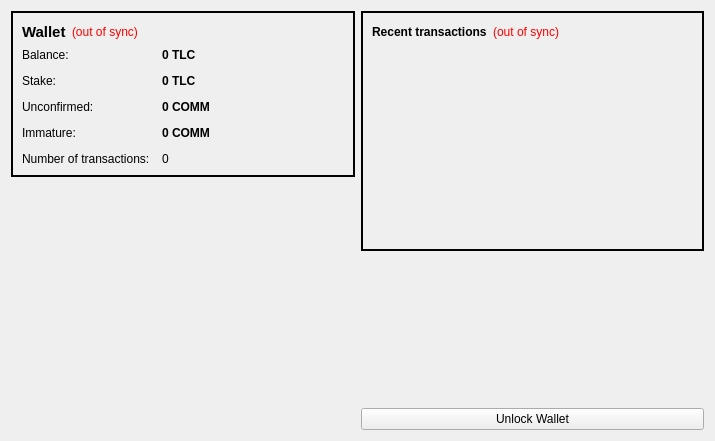
<?xml version="1.0" encoding="UTF-8"?>
<ui version="4.0">
 <class>OverviewPage</class>
 <widget class="QWidget" name="OverviewPage">
  <property name="geometry">
   <rect>
    <x>0</x>
    <y>0</y>
    <width>715</width>
    <height>441</height>
   </rect>
  </property>
  <property name="windowTitle">
   <string>Form</string>
  </property>
  <layout class="QHBoxLayout" name="horizontalLayout" stretch="1,1">
   <item>
    <layout class="QVBoxLayout" name="verticalLayout_2">
     <item>
      <widget class="QFrame" name="frame">
       <property name="styleSheet">
        <string notr="true">#frame {
border: 2px solid #010101;
}</string>
       </property>
       <property name="frameShape">
        <enum>QFrame::StyledPanel</enum>
       </property>
       <property name="frameShadow">
        <enum>QFrame::Raised</enum>
       </property>
       <layout class="QVBoxLayout" name="verticalLayout_4">
        <item>
         <layout class="QHBoxLayout" name="horizontalLayout_4">
          <item>
           <widget class="QLabel" name="label_5">
            <property name="font">
             <font>
              <pointsize>11</pointsize>
              <weight>75</weight>
              <bold>true</bold>
             </font>
            </property>
            <property name="text">
             <string>Wallet</string>
            </property>
           </widget>
          </item>
          <item>
           <widget class="QLabel" name="labelWalletStatus">
            <property name="toolTip">
             <string>The displayed information may be out of date. Your wallet automatically synchronizes with the TheLeisureCoin network after a connection is established, but this process has not completed yet.</string>
            </property>
            <property name="styleSheet">
             <string notr="true">QLabel { color: red; }</string>
            </property>
            <property name="text">
             <string notr="true">(out of sync)</string>
            </property>
            <property name="alignment">
             <set>Qt::AlignLeading|Qt::AlignLeft|Qt::AlignVCenter</set>
            </property>
           </widget>
          </item>
          <item>
           <spacer name="horizontalSpacer_2">
            <property name="orientation">
             <enum>Qt::Horizontal</enum>
            </property>
            <property name="sizeHint" stdset="0">
             <size>
              <width>40</width>
              <height>20</height>
             </size>
            </property>
           </spacer>
          </item>
         </layout>
        </item>
        <item>
         <layout class="QFormLayout" name="formLayout_2">
          <property name="fieldGrowthPolicy">
           <enum>QFormLayout::AllNonFixedFieldsGrow</enum>
          </property>
          <property name="horizontalSpacing">
           <number>12</number>
          </property>
          <property name="verticalSpacing">
           <number>12</number>
          </property>
          <item row="0" column="0">
           <widget class="QLabel" name="label">
            <property name="text">
             <string>Balance:</string>
            </property>
           </widget>
          </item>
          <item row="0" column="1">
           <widget class="QLabel" name="labelBalance">
            <property name="font">
             <font>
              <weight>75</weight>
              <bold>true</bold>
             </font>
            </property>
            <property name="cursor">
             <cursorShape>IBeamCursor</cursorShape>
            </property>
            <property name="toolTip">
             <string>Your current balance</string>
            </property>
            <property name="text">
             <string notr="true">0 TLC</string>
            </property>
            <property name="textInteractionFlags">
             <set>Qt::LinksAccessibleByMouse|Qt::TextSelectableByKeyboard|Qt::TextSelectableByMouse</set>
            </property>
           </widget>
          </item>
          <item row="1" column="0">
           <widget class="QLabel" name="label_6">
            <property name="text">
             <string>Stake:</string>
            </property>
           </widget>
          </item>
          <item row="1" column="1">
           <widget class="QLabel" name="labelStake">
            <property name="font">
             <font>
              <weight>75</weight>
              <bold>true</bold>
             </font>
            </property>
            <property name="cursor">
             <cursorShape>IBeamCursor</cursorShape>
            </property>
            <property name="toolTip">
             <string>Total of coins that was staked, and do not yet count toward the current balance</string>
            </property>
            <property name="text">
             <string notr="true">0 TLC</string>
            </property>
            <property name="textInteractionFlags">
             <set>Qt::LinksAccessibleByMouse|Qt::TextSelectableByKeyboard|Qt::TextSelectableByMouse</set>
            </property>
           </widget>
          </item>
          <item row="2" column="0">
           <widget class="QLabel" name="label_3">
            <property name="text">
             <string>Unconfirmed:</string>
            </property>
           </widget>
          </item>
          <item row="2" column="1">
           <widget class="QLabel" name="labelUnconfirmed">
            <property name="font">
             <font>
              <weight>75</weight>
              <bold>true</bold>
             </font>
            </property>
            <property name="cursor">
             <cursorShape>IBeamCursor</cursorShape>
            </property>
            <property name="toolTip">
             <string>Total of transactions that have yet to be confirmed, and do not yet count toward the current balance</string>
            </property>
            <property name="text">
             <string notr="true">0 COMM</string>
            </property>
            <property name="textInteractionFlags">
             <set>Qt::LinksAccessibleByMouse|Qt::TextSelectableByKeyboard|Qt::TextSelectableByMouse</set>
            </property>
           </widget>
          </item>
          <item row="3" column="0">
           <widget class="QLabel" name="labelImmatureText">
            <property name="text">
             <string>Immature:</string>
            </property>
           </widget>
          </item>
          <item row="3" column="1">
           <widget class="QLabel" name="labelImmature">
            <property name="font">
             <font>
              <weight>75</weight>
              <bold>true</bold>
             </font>
            </property>
            <property name="toolTip">
             <string>Mined balance that has not yet matured</string>
            </property>
            <property name="text">
             <string notr="true">0 COMM</string>
            </property>
            <property name="textInteractionFlags">
             <set>Qt::LinksAccessibleByMouse|Qt::TextSelectableByKeyboard|Qt::TextSelectableByMouse</set>
            </property>
           </widget>
          </item>
          <item row="4" column="0">
           <widget class="QLabel" name="label_2">
            <property name="text">
             <string>Number of transactions:</string>
            </property>
           </widget>
          </item>
          <item row="4" column="1">
           <widget class="QLabel" name="labelNumTransactions">
            <property name="toolTip">
             <string>Total number of transactions in wallet</string>
            </property>
            <property name="text">
             <string notr="true">0</string>
            </property>
           </widget>
          </item>
         </layout>
        </item>
       </layout>
      </widget>
     </item>
     <item>
      <spacer name="verticalSpacer">
       <property name="orientation">
        <enum>Qt::Vertical</enum>
       </property>
       <property name="sizeHint" stdset="0">
        <size>
         <width>20</width>
         <height>40</height>
        </size>
       </property>
      </spacer>
     </item>
     <item>
      <widget class="QLabel" name="label_6">
       <property name="text">
        <string/>
       </property>
       <property name="pixmap">
        <pixmap resource="../bitcoin.qrc">:/images/backg</pixmap>
       </property>
       <property name="scaledContents">
        <bool>false</bool>
       </property>
       <property name="alignment">
        <set>Qt::AlignCenter</set>
       </property>
       <property name="margin">
        <number>-2</number>
       </property>
      </widget>
     </item>
    </layout>
   </item>
   <item>
    <layout class="QVBoxLayout" name="verticalLayout_3">
     <item>
      <widget class="QFrame" name="frame_2">
       <property name="styleSheet">
        <string notr="true">#frame_2 {
border: 2px solid #010101;
}</string>
       </property>
       <property name="frameShape">
        <enum>QFrame::StyledPanel</enum>
       </property>
       <property name="frameShadow">
        <enum>QFrame::Raised</enum>
       </property>
       <layout class="QVBoxLayout" name="verticalLayout">
        <item>
         <layout class="QHBoxLayout" name="horizontalLayout_2">
          <item>
           <widget class="QLabel" name="label_4">
            <property name="text">
             <string>&lt;b&gt;Recent transactions&lt;/b&gt;</string>
            </property>
           </widget>
          </item>
          <item>
           <widget class="QLabel" name="labelTransactionsStatus">
            <property name="toolTip">
             <string>The displayed information may be out of date. Your wallet automatically synchronizes with the TheLeisureCoin network after a connection is established, but this process has not completed yet.</string>
            </property>
            <property name="styleSheet">
             <string notr="true">QLabel { color: red; }</string>
            </property>
            <property name="text">
             <string notr="true">(out of sync)</string>
            </property>
            <property name="alignment">
             <set>Qt::AlignRight|Qt::AlignTrailing|Qt::AlignVCenter</set>
            </property>
           </widget>
          </item>
          <item>
           <spacer name="horizontalSpacer">
            <property name="orientation">
             <enum>Qt::Horizontal</enum>
            </property>
            <property name="sizeHint" stdset="0">
             <size>
              <width>40</width>
              <height>20</height>
             </size>
            </property>
           </spacer>
          </item>
         </layout>
        </item>
        <item>
         <widget class="QListView" name="listTransactions">
          <property name="styleSheet">
           <string notr="true">QListView { background: transparent; }</string>
          </property>
          <property name="frameShape">
           <enum>QFrame::NoFrame</enum>
          </property>
          <property name="verticalScrollBarPolicy">
           <enum>Qt::ScrollBarAlwaysOff</enum>
          </property>
          <property name="horizontalScrollBarPolicy">
           <enum>Qt::ScrollBarAlwaysOff</enum>
          </property>
          <property name="selectionMode">
           <enum>QAbstractItemView::NoSelection</enum>
          </property>
         </widget>
        </item>
       </layout>
      </widget>
     </item>
     <item>
      <spacer name="verticalSpacer_2">
       <property name="orientation">
        <enum>Qt::Vertical</enum>
       </property>
       <property name="sizeHint" stdset="0">
        <size>
         <width>20</width>
         <height>40</height>
        </size>
       </property>
      </spacer>
     </item>
     <item>
      <widget class="QPushButton" name="unlockWalletButton">
       <property name="text">
        <string>Unlock Wallet</string>
       </property>
      </widget>
     </item>
    </layout>
   </item>
  </layout>
 </widget>
 <resources>
  <include location="../bitcoin.qrc"/>
 </resources>
 <connections/>
</ui>
